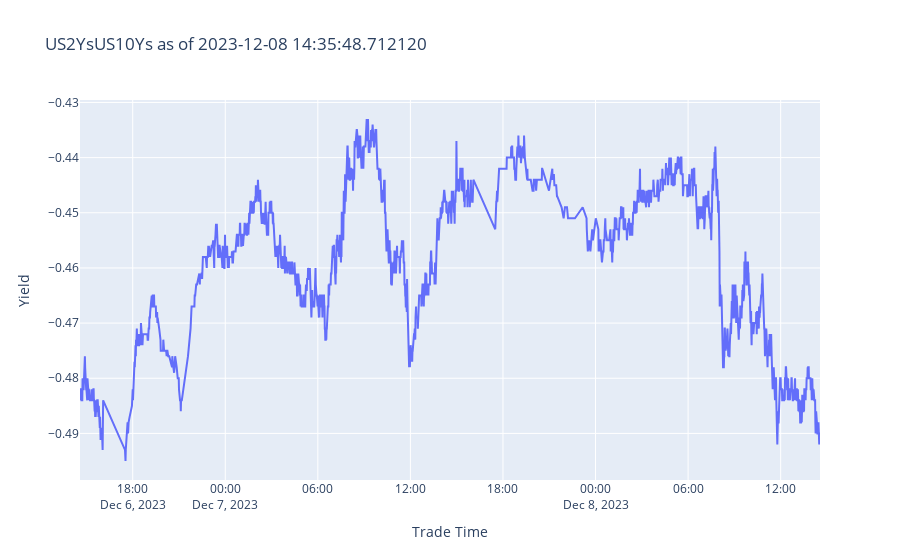
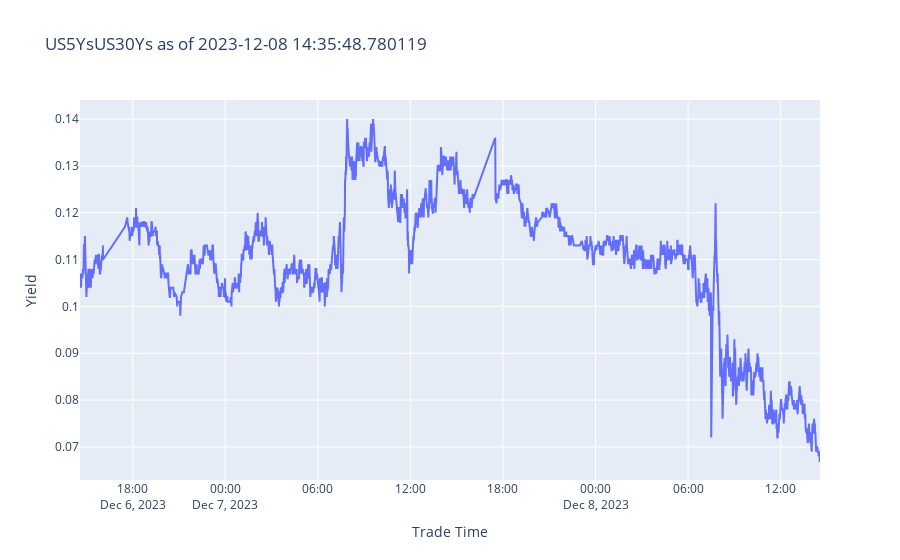

The cell these charts' notebook holds for them, in order:
### Code cell
plot_spreads("US2Y", "US10Y", daily_yields_dict)
plot_spreads("US5Y", "US30Y", daily_yields_dict)

### Figure 1 — Plotly figure (JSON) as saved in the notebook; plotly's stock layout.template omitted (floating-point values rounded to 4 significant figures; data arrays with more than 128 entries replaced by an {"elided": "..."} marker saying what was removed)
{"data": [{"mode": "lines", "name": "Close", "type": "scatter", "x": {"elided": "2076 str values"}, "y": {"elided": "2076 float values"}}], "layout": {"title": {"text": "US2YsUS10Ys as of 2023-12-08 14:35:48.712120"}, "xaxis": {"rangeslider": {"visible": false}, "title": {"text": "Trade Time"}}, "yaxis": {"title": {"text": "Yield"}}}}

### Figure 2 — Plotly figure (JSON) as saved in the notebook; plotly's stock layout.template omitted (floating-point values rounded to 4 significant figures; data arrays with more than 128 entries replaced by an {"elided": "..."} marker saying what was removed)
{"data": [{"mode": "lines", "name": "Close", "type": "scatter", "x": {"elided": "2270 str values"}, "y": {"elided": "2270 float values"}}], "layout": {"title": {"text": "US5YsUS30Ys as of 2023-12-08 14:35:48.780119"}, "xaxis": {"rangeslider": {"visible": false}, "title": {"text": "Trade Time"}}, "yaxis": {"title": {"text": "Yield"}}}}
